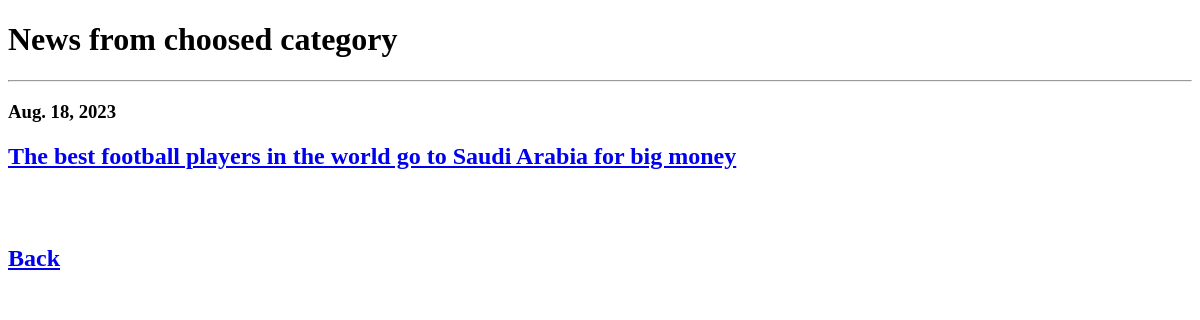
The page /category/1 on the database as committed earlier.
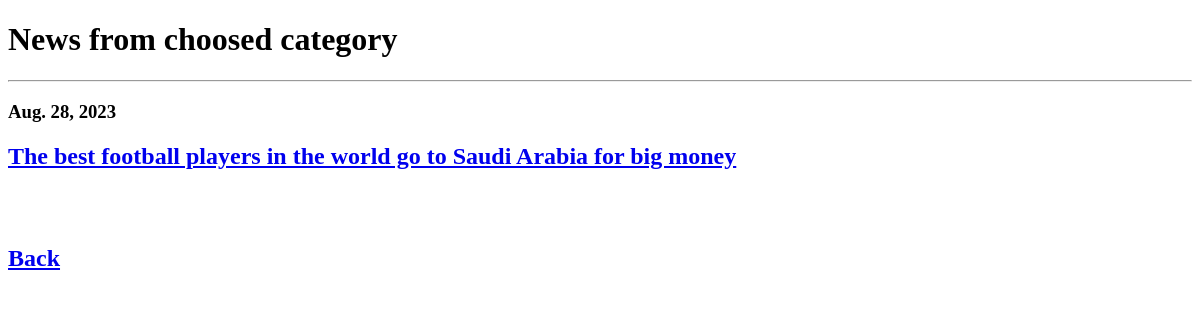
The same page on the database as committed later.
### main/models.py (models this page shows, shortened)
class Article(models.Model):
    article_name = models.CharField(max_length=256)
    article_category = models.ForeignKey(Category, on_delete=models.CASCADE)
    article_info = models.TextField(blank=True)
    article_data = models.DateField(default=datetime.date.today())
    article_image = models.ImageField(upload_to='media', default=None)

### main/views.py (the view)
# urls.py: path('category/<int:pk>', views.get_exact_category),
def get_exact_category(request, pk):
    category = models.Category.objects.get(id=pk)
    article = models.Article.objects.filter(article_category=category)
    context = {'article': article}
    return render(request, 'exact_category.html', context)

### main/templates/exact_category.html (shortened to what this page needs)
<!DOCTYPE html>
<html lang="en">
<head>
</head>
<body>
    <h1>News from choosed category</h1>
    <hr>
    {% for i in article %}
    <h3>{{ i.article_data }}</h3>
    <a href="/articles/{{ i.id }}"><h2>{{ i.article_name }}</h2></a>
    {% endfor %}
    <br><br>
    <a href="/"><h2>Back</h2></a>
</body>
</html>

Rows that differ between the two databases and show on the page:
changed Article "The best football players in the world go to Saudi Arabia for big money": article_data "Aug. 18, 2023" → "Aug. 28, 2023"
